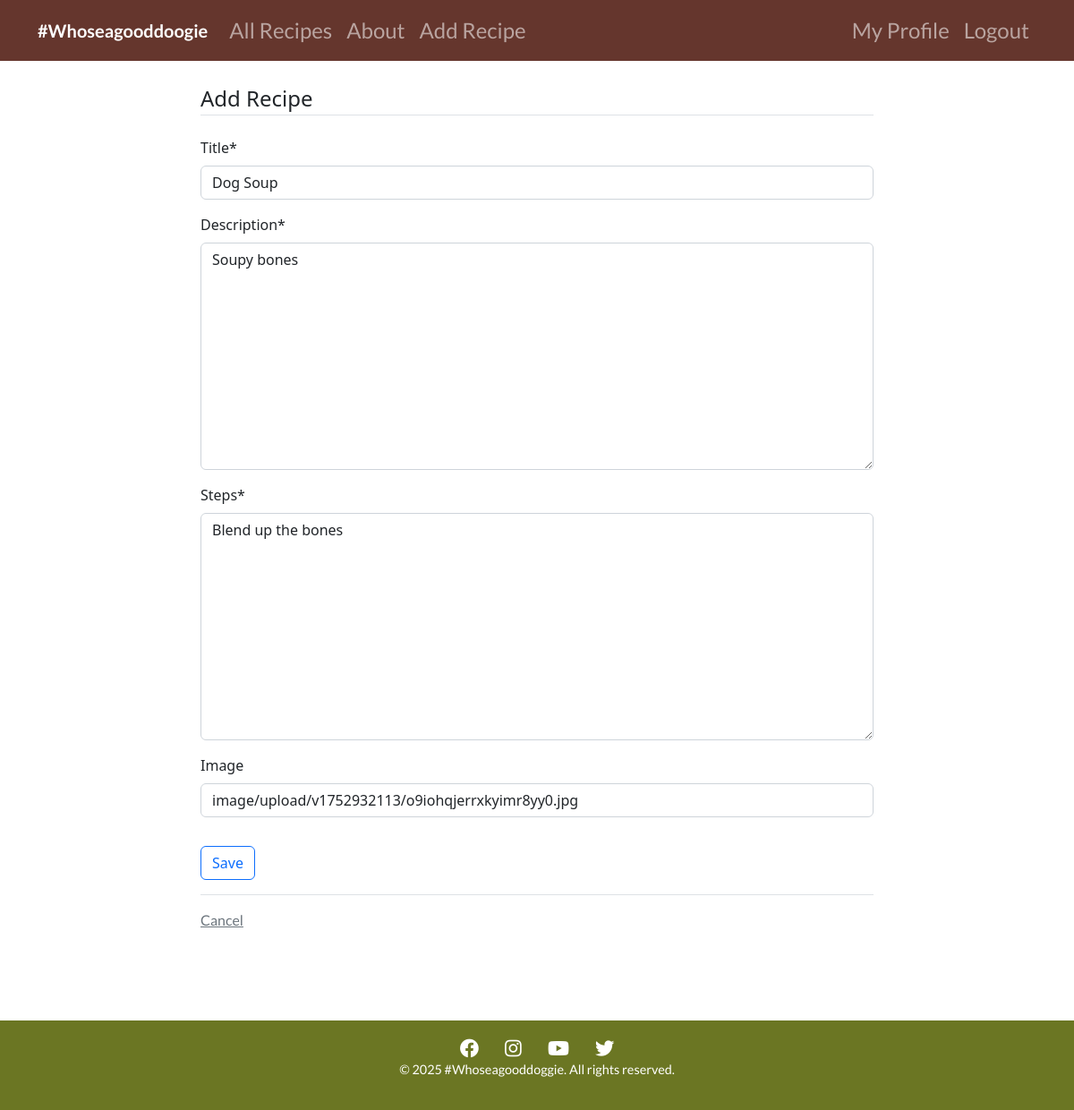
The app's page /recipe/recipe/8/update (signed in) with its own data.
### recipes/models.py (models this page shows, shortened)
class Recipe(models.Model):
    title = models.CharField(max_length=100)
    description = models.TextField()
    steps = models.TextField(default="No steps provided.")  # New field for recipe steps  # New field for recipe steps
    author = models.ForeignKey(User, on_delete=models.CASCADE)
    created_at = models.DateTimeField(auto_now_add=True)
    updated_at = models.DateTimeField(auto_now=True)
    image = CloudinaryField('image', blank=True, null=True)  # Field for image upload

### recipes/views.py (the view, shortened to what this page needs)
# urls.py: path('recipe/<int:pk>/update', views.RecipeUpdateView.as_view(), name="recipes-update"),
class RecipeUpdateView(LoginRequiredMixin, UserPassesTestMixin, UpdateView):
    model = Recipe
    fields = ['title', 'description', 'steps', 'image']  # Include all fields for updating
    def test_func(self):
        recipe = self.get_object()
        return self.request.user == recipe.author

### recipes/templates/recipes/recipe_form.html (shortened to what this page needs)
{% extends "recipes/base.html" %}
{% load crispy_forms_tags %}
{% block content %}
<div class="container">
  <form method="POST" enctype="multipart/form-data">
    <fieldset class="form-group">
      <legend class="border-bottom mb-4">Add Recipe</legend>
      {{ form|crispy }}
    </fieldset>
    <div class="form-group py-3">
      <input class="btn btn-outline-primary" type="submit" value="Save" />
    </div>
  </form>
  <div class="border-top pt-3">
    <a class="text-muted" href="{% url 'recipes-home' %}">Cancel</a>
  </div>
</div>
{% endblock content %}

### static/assets/css/styles.css (style rules this page uses)
body { font-family: 'Lato', sans-serif; margin: 0; padding: 0; box-sizing: border-box; background-image: url('/static/assets/images/Paws2.jpg'); background-size: cover; background-repeat: no-repeat; background-attachment: fixed; background-position: center; color: #fff; padding-bottom: 200px; }
p, a, button { font-family: 'Lato', sans-serif; font-weight: 400; }

### records on screen
Recipe: title "Dog Soup", description "Soupy bones", steps "Blend up the bones", image "image/upload/v1752932113/o9iohqjerrxkyimr8yy0.jpg"
